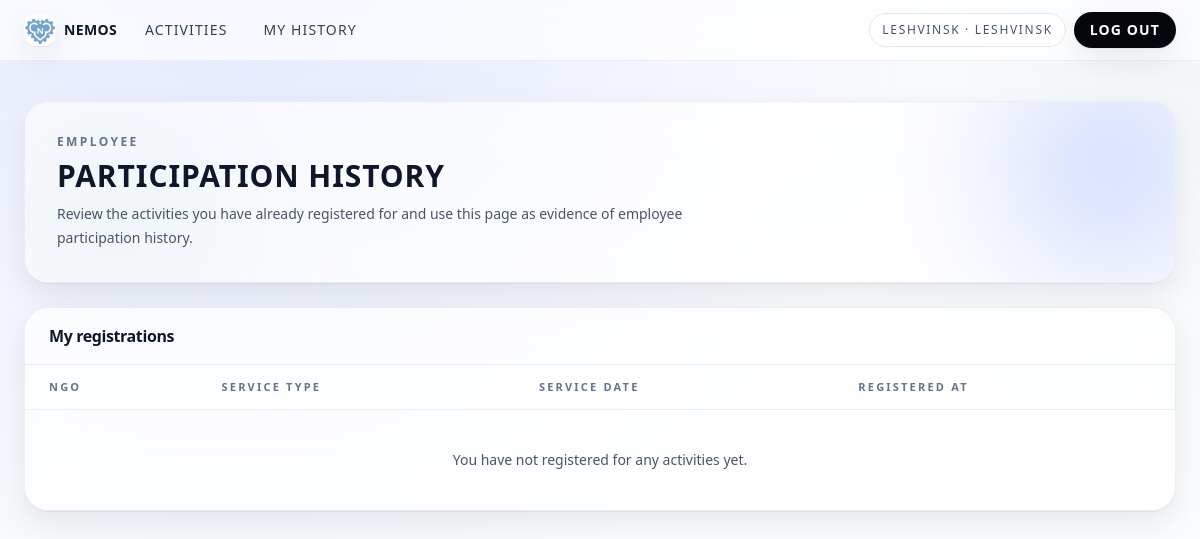
The app's page /service-day/registrations/history/ (signed in), older data.
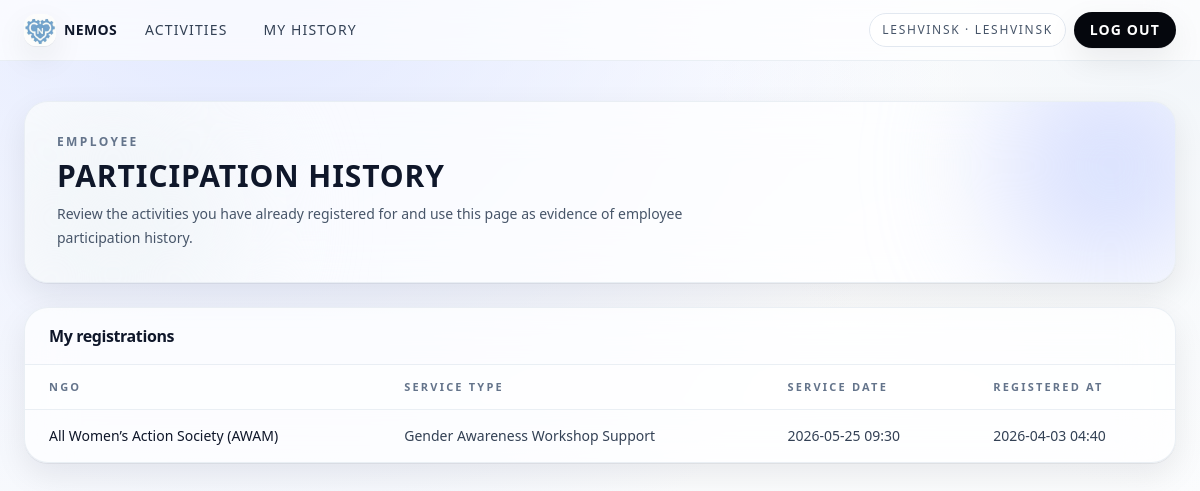
The same page, newer data.
### registrations/models.py (models this page shows, shortened)
class Registration(models.Model):
    employee = models.ForeignKey(User, on_delete=models.CASCADE)
    activity = models.ForeignKey(
        NGOAvailability,
        on_delete=models.CASCADE,
        related_name="registrations",
    )
    registered_at = models.DateTimeField(auto_now_add=True)
    class Meta:
        ordering = ["-registered_at"]
        constraints = [
            models.UniqueConstraint(
                fields=["employee", "activity"],
                name="unique_employee_activity_registration",
            ),
        ]

### ngo/models.py (models this page shows, shortened)
class NGOAvailability(models.Model):
    ngo = models.ForeignKey(NGO, on_delete=models.PROTECT, related_name="availabilities")
    service_type = models.CharField(max_length=80, default="General")
    description = models.TextField()
    location = models.CharField(max_length=150)
    service_date = models.DateTimeField()
    cutoff_time = models.DateTimeField()
    max_slots = models.PositiveIntegerField()
    is_active = models.BooleanField(default=True)
    created_at = models.DateTimeField(default=timezone.now, editable=False)
    updated_at = models.DateTimeField(auto_now=True)
    class Meta:
        verbose_name_plural = "NGOAvailabilities"
        ordering = ["service_date", "ngo__name"]

class NGO(models.Model):
    name = models.CharField(max_length=150, unique=True)
    description = models.TextField(blank=True)
    contact_email = models.EmailField(blank=True)
    contact_phone = models.CharField(max_length=30, blank=True)
    is_active = models.BooleanField(default=True)
    created_at = models.DateTimeField(default=timezone.now, editable=False)
    updated_at = models.DateTimeField(auto_now=True)
    class Meta:
        verbose_name_plural = "NGOs"
        ordering = ["name"]

### accounts/permissions.py (the view)
    def _wrapped(request, *args, **kwargs):
        user = getattr(request, "user", None)
        if not user or not user.is_authenticated:
            from django.contrib.auth.decorators import login_required
            return login_required(view_func)(request, *args, **kwargs)
        if not is_employee(user):
            return HttpResponseForbidden("Employee access required.")
        return view_func(request, *args, **kwargs)

### accounts/context_processors.py (called while the page is built)
def role_context(request):
    user = getattr(request, "user", None)
    return {
        "is_administrator": is_administrator(user),
        "is_employee": is_employee(user),
        "session_role_name": request.session.get("role_name", ""),
        "session_login_username": request.session.get("login_username", ""),
    }

### accounts/permissions.py (called while the page is built)
def is_administrator(user) -> bool:
    if not getattr(user, "is_authenticated", False):
        return False
    if user.is_superuser or user.is_staff:
        return True
    return user.groups.filter(name=ADMIN_GROUP).exists()

def is_employee(user) -> bool:
    if not getattr(user, "is_authenticated", False):
        return False
    if is_administrator(user):
        return False
    return True

### registrations/services/registration_service.py (called while the page is built)
    @staticmethod
    def employee_history(user):
        return (
            Registration.objects.filter(employee=user)
            .select_related("activity__ngo")
            .order_by("-registered_at")
        )

### registrations/views.py (called while the page is built)
@employee_required
@require_GET
def my_history(request):
    service = RegistrationService()
    history = service.employee_history(request.user)
    return render(request, "registrations/my_history.html", {"history": history})

### registrations/templates/registrations/my_history.html
{% extends "core/base.html" %}
{% block content %}
  <div class="relative overflow-hidden rounded-3xl border border-slate-200/70 bg-white/70 p-6 shadow-soft backdrop-blur-xl sm:p-8">
    <div class="absolute -right-12 -top-12 h-56 w-56 rounded-full bg-accent-200/70 blur-3xl"></div>
    <div class="absolute -bottom-16 -left-10 h-64 w-64 rounded-full bg-slate-100 blur-3xl"></div>
    <div class="relative">
      <p class="text-xs font-semibold uppercase tracking-[0.2em] text-slate-500">Employee</p>
      <h1 class="mt-2 text-2xl font-semibold uppercase tracking-[0.03em] sm:text-3xl">Participation History</h1>
      <p class="mt-2 max-w-2xl text-sm/6 text-slate-600">
        Review the activities you have already registered for and use this page as evidence of employee participation history.
      </p>
    </div>
  </div>
  <div class="mt-6 overflow-hidden rounded-3xl border border-slate-200/70 bg-white/70 shadow-soft backdrop-blur-xl transition hover:-translate-y-0.5 hover:border-slate-300">
    <div class="border-b border-slate-200/70 px-6 py-4">
      <h2 class="text-base font-semibold tracking-tight">My registrations</h2>
    </div>
    <div class="overflow-x-auto">
      <table class="min-w-full divide-y divide-slate-200/70 text-sm">
        <thead class="bg-white/40">
          <tr>
            <th class="px-6 py-3 text-left text-[11px] font-semibold uppercase tracking-[0.2em] text-slate-500">NGO</th>
            <th class="px-6 py-3 text-left text-[11px] font-semibold uppercase tracking-[0.2em] text-slate-500">Service Type</th>
            <th class="px-6 py-3 text-left text-[11px] font-semibold uppercase tracking-[0.2em] text-slate-500">Service Date</th>
            <th class="px-6 py-3 text-left text-[11px] font-semibold uppercase tracking-[0.2em] text-slate-500">Registered At</th>
          </tr>
        </thead>
        <tbody class="divide-y divide-slate-200/70">
          {% for registration in history %}
            <tr class="hover:bg-slate-900/[0.03]">
              <td class="whitespace-nowrap px-6 py-4 font-medium text-slate-900">{{ registration.activity.ngo.name }}</td>
              <td class="whitespace-nowrap px-6 py-4 text-slate-700">{{ registration.activity.service_type }}</td>
              <td class="whitespace-nowrap px-6 py-4 text-slate-700">{{ registration.activity.service_date|date:"Y-m-d H:i" }}</td>
              <td class="whitespace-nowrap px-6 py-4 text-slate-700">{{ registration.registered_at|date:"Y-m-d H:i" }}</td>
            </tr>
          {% empty %}
            <tr>
              <td colspan="4" class="px-6 py-10 text-center text-slate-600">You have not registered for any activities yet.</td>
            </tr>
          {% endfor %}
        </tbody>
      </table>
    </div>
  </div>
{% endblock %}

Row changes from the older to the newer data that the page shows:
added Registration: activity.ngo.name "All Women’s Action Society (AWAM)", activity.service_type "Gender Awareness Workshop Support", activity.service_date "2026-05-25 09:30", registered_at "2026-04-03 04:40"
Text that changed along with them:
text no longer shown: "You have not registered for any activities yet."
